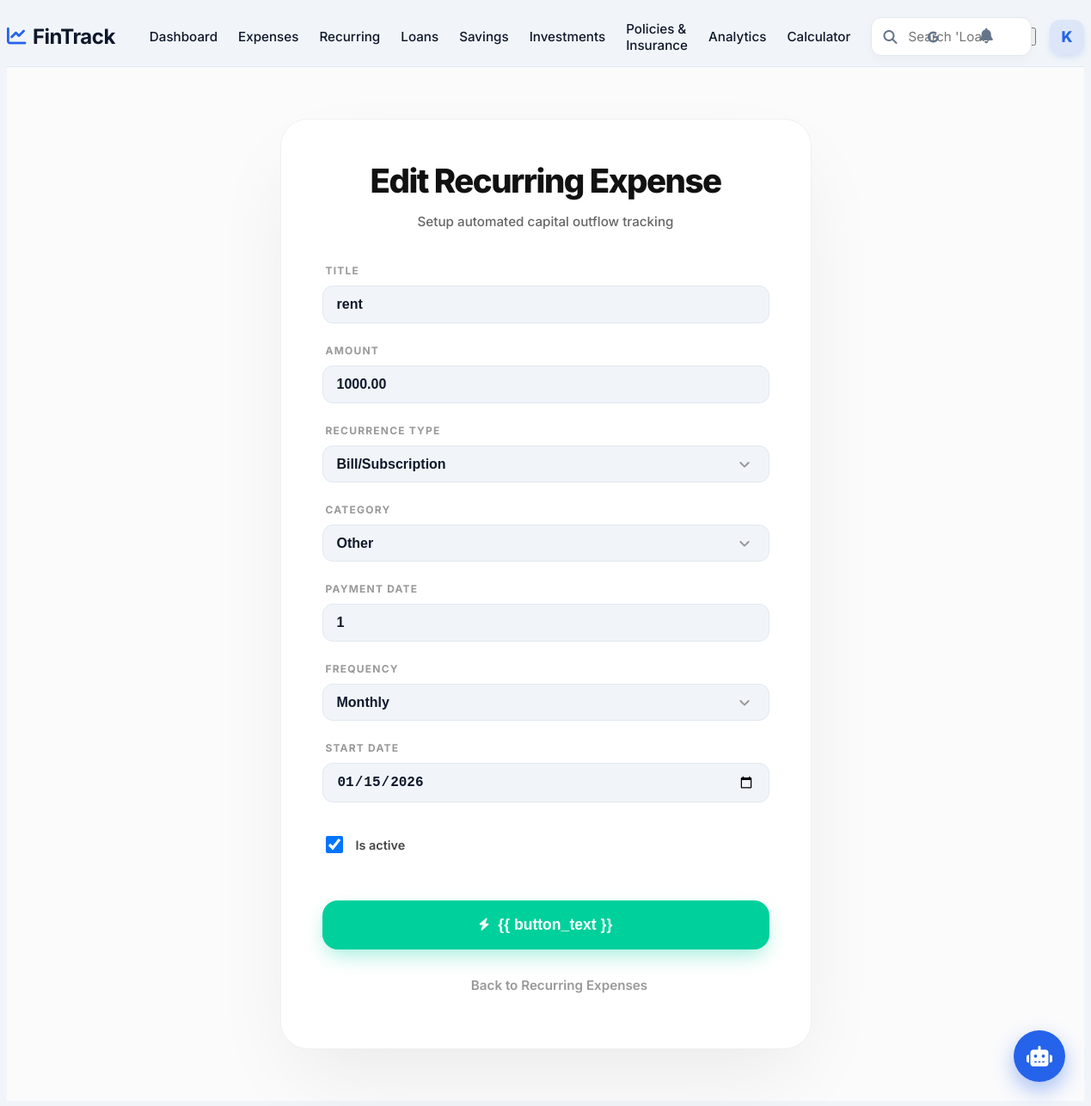
Screenshot of /expenses/recurring/edit/2/ (signed in) with the database file from the repository.
### expenses/models.py (models this page shows, shortened)
class RecurringExpense(models.Model):
    FREQUENCY_CHOICES = [
        ('MON', 'Monthly'),
        ('WEK', 'Weekly'),
    ]
    TYPE_CHOICES = [
        ('BILL', 'Bill/Subscription'),
        ('SIP', 'SIP / Investment'),
    ]
    title = models.CharField(max_length=100)
    amount = models.DecimalField(max_digits=10, decimal_places=2)
    recurrence_type = models.CharField(max_length=4, choices=TYPE_CHOICES, default='BILL')
    category = models.CharField(max_length=3, choices=Expense.CATEGORY_CHOICES, null=True, blank=True)
    frequency = models.CharField(max_length=3, choices=FREQUENCY_CHOICES, default='MON')
    payment_date = models.IntegerField(default=1, help_text="Day of the month (1-31) when this is due")
    start_date = models.DateField(default=date.today)
    last_processed_date = models.DateField(null=True, blank=True)
    is_active = models.BooleanField(default=True)

### expenses/views.py (the view)
# urls.py: path('recurring/edit/<int:pk>/', RecurringExpenseUpdateView.as_view(), name='recurring_edit'),
class RecurringExpenseUpdateView(LoginRequiredMixin, UpdateView):
    model = RecurringExpense
    form_class = RecurringExpenseForm
    template_name = 'expenses/recurring_form.html'
    success_url = reverse_lazy('recurring_list')
    def get_context_data(self, **kwargs):
        context = super().get_context_data(**kwargs)
        context['page_title'] = 'Edit Recurring Expense'
        context['button_text'] = 'Update Automation'
        return context

### expenses/views.py
class RecurringExpenseForm(forms.ModelForm):
    class Meta:
        model = RecurringExpense
        fields = ['title', 'amount', 'recurrence_type', 'category', 'payment_date', 'frequency', 'start_date', 'is_active']
        widgets = {
            'title': forms.TextInput(attrs={'class': 'form-control', 'placeholder': 'e.g. Netflix, Rent'}),
            'amount': forms.NumberInput(attrs={'class': 'form-control'}),
            'recurrence_type': forms.Select(attrs={'class': 'form-control', 'onchange': 'toggleCategory(this)'}),
            'category': forms.Select(attrs={'class': 'form-control'}),
            'payment_date': forms.NumberInput(attrs={'class': 'form-control', 'min': 1, 'max': 31, 'placeholder': 'Day (1-31)'}),
            'frequency': forms.Select(attrs={'class': 'form-control'}),
            'start_date': forms.DateInput(attrs={'type': 'date', 'class': 'form-control'}),
            'is_active': forms.CheckboxInput(attrs={'class': 'form-check-input', 'style': 'margin-left: 0;'})
        }

### templates/expenses/recurring_form.html (shortened to what this page needs)
{% extends "base.html" %}
{% load static %}
{% block content %}
<div class="form-page-container">
    <div class="form-card">
        <div class="form-header">
            <h1>{{ page_title }}</h1>
            <p>Setup automated capital outflow tracking</p>
        </div>
        <form method="post">
            {% for field in form %}
            <div class="form-group">
                {% if field.field.widget.input_type == 'checkbox' %}
                <div class="form-check-wrapper">
                    {{ field }}
                    <label for="{{ field.id_for_label }}" class="form-check-label">{{ field.label }}</label>
                </div>
                {% else %}
                <label class="form-label" for="{{ field.id_for_label }}">{{ field.label }}</label>
                {{ field }}
                {% endif %}
            </div>
            {% endfor %}
            <div class="form-actions">
                <button type="submit" class="btn-submit"><i class="fa-solid fa-bolt" style="font-size: 0.9rem;"></i> {{
                    button_text }}</button>
                <a href="{% url 'recurring_list' %}" class="btn-cancel">Back to Recurring Expenses</a>
            </div>
        </form>
    </div>
</div>
{% endblock %}

### templates/base.html (shortened to what this page needs)
{% load static %}
<!DOCTYPE html>
<html lang="en">
<head>
    <link rel="stylesheet" href="https://cdnjs.cloudflare.com/ajax/libs/font-awesome/6.4.0/css/all.min.css">
    <link rel="stylesheet" href="{% static 'css/modern_theme.css' %}">
    <link rel="stylesheet" href="{% static 'css/ledger.css' %}">
</head>
<body data-theme="light">
    <div id="app">
        <main class="main-wrapper" style="margin-left: 0; width: 100%;">
            <div class="navbar-groww">
                <div class="nav-left">
                    <a href="{% url 'home' %}" class="brand-logo-text"
                        style="text-decoration: none; display: flex; align-items: center; gap: 8px;">
                        <i class="fa-solid fa-chart-line" style="color: var(--accent-blue); font-size: 1.4rem;"></i>
                        FinTrack
                    </a>
                    <nav class="nav-links-desktop">
                        <a href="{% url 'home' %}"
                            class="nav-link-item {% if request.resolver_match.url_name == 'home' %}active{% endif %}">Dashboard</a>
                        <a href="{% url 'expense_list' %}"
                            class="nav-link-item {% if request.resolver_match.url_name == 'expense_list' %}active{% endif %}">Expenses</a>
                        <a href="{% url 'recurring_list' %}"
                            class="nav-link-item {% if request.resolver_match.url_name == 'recurring_list' %}active{% endif %}">Recurring</a>
                        <a href="{% url 'loan_list' %}"
                            class="nav-link-item {% if request.resolver_match.url_name == 'loan_list' %}active{% endif %}">Loans</a>
                        <a href="{% url 'saving_list' %}"
                            class="nav-link-item {% if request.resolver_match.url_name == 'saving_list' %}active{% endif %}">Savings</a>
                        <a href="{% url 'investment_list' %}"
                            class="nav-link-item {% if request.resolver_match.url_name == 'investment_list' %}active{% endif %}">Investments</a>
                        <a href="{% url 'policy_list' %}"
                            class="nav-link-item {% if request.resolver_match.url_name == 'policy_list' %}active{% endif %}">Policies
                            & Insurance</a>
                        <a href="{% url 'analytics' %}"
                            class="nav-link-item {% if request.resolver_match.url_name == 'analytics' %}active{% endif %}">Analytics</a>
                        <a href="{% url 'emi_calculator' %}"
                            class="nav-link-item {% if request.resolver_match.url_name == 'emi_calculator' %}active{% endif %}">Calculator</a>
                    </nav>
                </div>
                <div class="search-container-groww">
                    <form action="{% url 'search' %}" method="GET" class="search-input-wrapper" id="globalSearchForm"
                        onsubmit="return handleSmartSearch(event)">
                        <input type="text" name="q" id="globalSearchInput" class="search-input-groww"
                            placeholder="Search 'Loans', 'Investments' or Stocks..." autocomplete="off"
                            style="padding-right: 48px;">
                        <button type="button" class="google-search-btn" onclick="searchGoogle()"
                            title="Search Stocks on Google">
                            <i class="fa-brands fa-google"></i>
                        </button>
                    </form>
                </div>
                <div class="nav-right">
                    <div class="nav-actions">
                        <div style="position: relative;">
                            <button class="nav-icon-btn" id="bellIcon">
                                <i class="fa-solid fa-bell"></i>
                            </button>
                        </div>
                        <button class="theme-toggle" id="themeToggle" title="Toggle Theme">
                        </button>
                        <div class="user-profile-container" style="position: relative;">
                            <div class="user-profile" id="userProfileBtn" style="cursor: pointer;">
                                <div class="avatar">{{ user.username.0|upper }}</div>
                            </div>
                        </div>
                    </div>
                </div>
            </div>
            <div class="content-body">{% block content %}{% endblock %}</div>
        </main>
    </div>
    <div id="chatbot-float-btn" class="chatbot-float-btn">
        <i class="fa-solid fa-robot"></i>
    </div>
</body>
</html>

### static/css/modern_theme.css (style rules this page uses)
:root { --primary-900: #020617; --primary-800: #0f172a; --primary-700: #1e293b; --primary-600: #334155; --accent-blue: #2563eb; --accent-blue-subtle: rgba(37, 99, 235, 0.1); --accent-mint: #10b981; --accent-mint-subtle: rgba(16, 185, 129, 0.1); --accent-coral: #ef4444; --accent-coral-subtle: rgba(239, 68, 68, 0.1); --accent-gold: #f59e0b; --accent-purple: #8b5cf6; --bg-body: #f1f5f9; --bg-card: #ffffff; --bg-glass: rgba(255, 255, 255, 0.9); --bg-sidebar: #0f172a; --text-main: #0f172a; --text-muted: #64748b; --text-on-dark: #f8fafc; --shadow-xs: 0 1px 2px 0 rgb(0 0 0 / 0.05); --shadow-sm: 0 4px 6px -1px rgb(0 0 0 / 0.05), 0 2px 4px -2px rgb(0 0 0 / 0.05); --shadow-md: 0 10px 15px -3px rgb(0 0 0 / 0.08), 0 4px 6px -4px rgb(0 0 0 / 0.04); --shadow-lg: 0 20px 25px -5px rgb(0 0 0 / 0.1), 0 8px 10px -6px rgb(0 0 0 / 0.1); --shadow-glow: 0 0 15px rgba(37, 99, 235, 0.15); --border-light: #e2e8f0; --border-glass: rgba(255, 255, 255, 0.1); --radius-xl: 20px; --radius-lg: 16px; --radius-md: 12px; --radius-sm: 8px; --ease-out: cubic-bezier(0.2, 0.8, 0.2, 1); }
body { background-color: var(--bg-body); color: var(--text-main); font-family: 'Inter', sans-serif; transition: background-color 0.4s var(--ease-out), color 0.4s var(--ease-out); -webkit-font-smoothing: antialiased; }
a { text-decoration: none; color: inherit; }
.nav-icon-btn { position: relative; background: transparent; border: none; color: var(--text-muted); font-size: 1.1rem; cursor: pointer; padding: 8px; border-radius: 50%; transition: var(--trans-fast); }
.main-wrapper { margin-left: 260px; padding: var(--spacing-md) var(--spacing-lg); transition: margin-left var(--trans-smooth); }
.navbar-groww { display: flex; justify-content: space-between; align-items: center; border-bottom: 1px solid var(--border-light); margin-bottom: var(--spacing-lg); background: var(--bg-body); padding: 12px 0; }
.nav-left { display: flex; align-items: center; gap: 40px; }
.brand-logo-text { font-size: 1.5rem; font-weight: 700; color: var(--text-primary); letter-spacing: -0.5px; }
.nav-links-desktop { display: flex; align-items: center; gap: 24px; }
.nav-link-item { text-decoration: none; color: var(--text-secondary); font-weight: 500; font-size: 0.95rem; transition: color 0.2s; display: flex; align-items: center; gap: 4px; }
.nav-right { display: flex; align-items: center; gap: 20px; }
.nav-actions { display: flex; align-items: center; gap: 16px; }
.chatbot-float-btn { position: fixed; bottom: 30px; right: 30px; width: 60px; height: 60px; background: linear-gradient(135deg, var(--accent-blue), #2563eb); border-radius: 50%; box-shadow: 0 10px 25px rgba(37, 99, 235, 0.4); display: flex; align-items: center; justify-content: center; color: white; font-size: 1.5rem; cursor: pointer; z-index: 1000; transition: all 0.3s cubic-bezier(0.34, 1.56, 0.64, 1); }

### static/css/ledger.css (style rules this page uses)
input.form-control, select.form-control, textarea.form-control { width: 100%; padding: 12px 16px; border: 1px solid var(--border-light); border-radius: 12px; background: var(--bg-body); color: var(--text-main); font-size: 1rem; transition: all 0.2s; }

### templates/base.html (style rules this page uses)
.user-profile { width: 40px; height: 40px; border-radius: 12px; background: var(--accent-blue-subtle); color: var(--accent-blue); display: flex; align-items: center; justify-content: center; font-weight: 800; box-shadow: 0 4px 10px -2px rgba(37, 99, 235, 0.2); transition: transform 0.2s; }
.avatar { font-size: 1.1rem; font-weight: 800; color: var(--accent-blue); }
.search-container-groww { flex-grow: 1; max-width: 480px; margin: 0 24px; }
.search-input-wrapper { position: relative; width: 100%; }
.search-input-groww { width: 100%; padding: 12px 16px 12px 42px; border-radius: 12px; border: 1px solid var(--border-light); background: var(--bg-card); box-shadow: 0 4px 12px rgba(0, 0, 0, 0.03); font-family: 'Inter', sans-serif; font-size: 0.95rem; color: var(--text-main); transition: all 0.2s cubic-bezier(0.16, 1, 0.3, 1); }
.google-search-btn { position: absolute; right: 8px; top: 50%; transform: translateY(-50%); background: transparent; border: none; color: var(--text-muted); cursor: pointer; padding: 8px; border-radius: 50%; transition: all 0.2s; }

### rows the page displays
RecurringExpense: form "rent" "1000.00" "Bill/Subscription" "Other" "1" "Monthly" "01/15/2026", form "☑"

### other values shown
{{ user.username.0|upper }} "K"
{{ page_title }} "Edit Recurring Expense"
{{ field.label }} "TITLE" "AMOUNT" "RECURRENCE TYPE" "CATEGORY" "PAYMENT DATE" "FREQUENCY" "START DATE"
{{ field.label }} "Is active"
